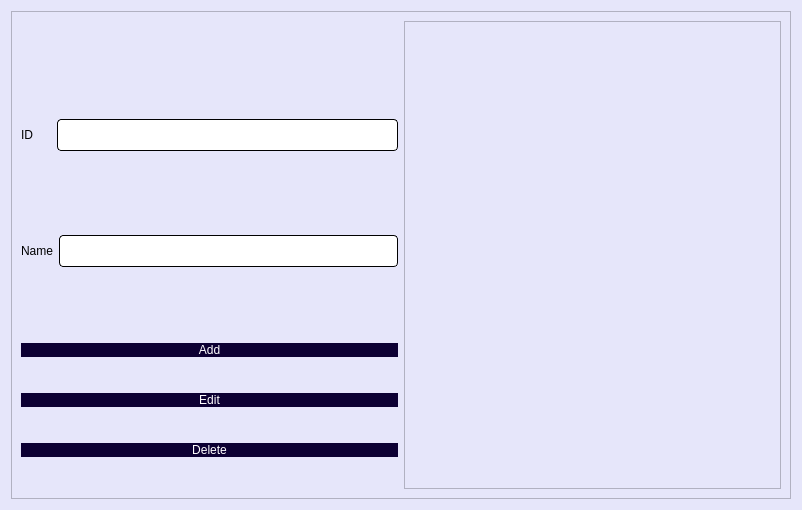
<?xml version="1.0" encoding="UTF-8"?>
<ui version="4.0">
 <class>manageBooks</class>
 <widget class="QDialog" name="manageBooks">
  <property name="geometry">
   <rect>
    <x>0</x>
    <y>0</y>
    <width>802</width>
    <height>510</height>
   </rect>
  </property>
  <property name="windowTitle">
   <string>Dialog</string>
  </property>
  <property name="styleSheet">
   <string notr="true">background-color: rgb(230, 230, 250);</string>
  </property>
  <layout class="QHBoxLayout" name="horizontalLayout_6">
   <item>
    <widget class="QFrame" name="frame">
     <property name="styleSheet">
      <string notr="true"/>
     </property>
     <property name="frameShape">
      <enum>QFrame::StyledPanel</enum>
     </property>
     <property name="frameShadow">
      <enum>QFrame::Raised</enum>
     </property>
     <layout class="QHBoxLayout" name="horizontalLayout_4">
      <item>
       <layout class="QVBoxLayout" name="verticalLayout">
        <item>
         <spacer name="verticalSpacer_3">
          <property name="orientation">
           <enum>Qt::Vertical</enum>
          </property>
          <property name="sizeType">
           <enum>QSizePolicy::Fixed</enum>
          </property>
          <property name="sizeHint" stdset="0">
           <size>
            <width>20</width>
            <height>68</height>
           </size>
          </property>
         </spacer>
        </item>
        <item>
         <layout class="QHBoxLayout" name="horizontalLayout_2">
          <item>
           <widget class="QLabel" name="label">
            <property name="styleSheet">
             <string notr="true">font: 13pt &quot;Lato&quot;;
color: rgb(0, 0, 0);</string>
            </property>
            <property name="text">
             <string>ID</string>
            </property>
           </widget>
          </item>
          <item>
           <spacer name="horizontalSpacer">
            <property name="orientation">
             <enum>Qt::Horizontal</enum>
            </property>
            <property name="sizeType">
             <enum>QSizePolicy::Fixed</enum>
            </property>
            <property name="sizeHint" stdset="0">
             <size>
              <width>18</width>
              <height>20</height>
             </size>
            </property>
           </spacer>
          </item>
          <item>
           <widget class="QLineEdit" name="ID">
            <property name="styleSheet">
             <string notr="true">QLineEdit{
	background-color: rgb(255, 255, 255);
	 border: 1px  solid;
     border-radius: 4px;
	font: 24px
}</string>
            </property>
           </widget>
          </item>
         </layout>
        </item>
        <item>
         <spacer name="verticalSpacer_2">
          <property name="orientation">
           <enum>Qt::Vertical</enum>
          </property>
          <property name="sizeType">
           <enum>QSizePolicy::Fixed</enum>
          </property>
          <property name="sizeHint" stdset="0">
           <size>
            <width>20</width>
            <height>48</height>
           </size>
          </property>
         </spacer>
        </item>
        <item>
         <layout class="QHBoxLayout" name="horizontalLayout_3">
          <item>
           <widget class="QLabel" name="label_3">
            <property name="styleSheet">
             <string notr="true">font: 13pt &quot;Lato&quot;;
color: rgb(0, 0, 0);</string>
            </property>
            <property name="text">
             <string>Name</string>
            </property>
           </widget>
          </item>
          <item>
           <widget class="QLineEdit" name="Name">
            <property name="styleSheet">
             <string notr="true">QLineEdit{
	background-color: rgb(255, 255, 255);
	 border: 1px  solid;
     border-radius: 4px;
	font: 24px
}</string>
            </property>
           </widget>
          </item>
         </layout>
        </item>
        <item>
         <spacer name="horizontalSpacer_2">
          <property name="orientation">
           <enum>Qt::Horizontal</enum>
          </property>
          <property name="sizeHint" stdset="0">
           <size>
            <width>40</width>
            <height>20</height>
           </size>
          </property>
         </spacer>
        </item>
        <item>
         <spacer name="horizontalSpacer_3">
          <property name="orientation">
           <enum>Qt::Horizontal</enum>
          </property>
          <property name="sizeHint" stdset="0">
           <size>
            <width>40</width>
            <height>20</height>
           </size>
          </property>
         </spacer>
        </item>
        <item>
         <widget class="QPushButton" name="add">
          <property name="styleSheet">
           <string notr="true">QPushButton{
border-radius:15px;
padding : 0 4px;
background: #0c0033;
border -radius:10px;
color: rgb(255, 255, 255);
font: 12pt &quot;Lato&quot;;
}
QPushButton:hover:!pressed
{

background:#ababab;
}
</string>
          </property>
          <property name="text">
           <string>Add</string>
          </property>
         </widget>
        </item>
        <item>
         <widget class="QPushButton" name="edit">
          <property name="styleSheet">
           <string notr="true">QPushButton{
border-radius:15px;
padding : 0 4px;
background: #0c0033;
border -radius:10px;
color: rgb(255, 255, 255);
font: 12pt &quot;Lato&quot;;
}
QPushButton:hover:!pressed
{

background:#ababab;
}
</string>
          </property>
          <property name="text">
           <string>Edit</string>
          </property>
         </widget>
        </item>
        <item>
         <widget class="QPushButton" name="deleteButton">
          <property name="styleSheet">
           <string notr="true">QPushButton{
border-radius:15px;
padding : 0 4px;
background: #0c0033;
border -radius:10px;
color: rgb(255, 255, 255);
font: 12pt &quot;Lato&quot;;
}
QPushButton:hover:!pressed
{

background:#ababab;
}
</string>
          </property>
          <property name="text">
           <string>Delete</string>
          </property>
         </widget>
        </item>
        <item>
         <layout class="QHBoxLayout" name="horizontalLayout_7"/>
        </item>
       </layout>
      </item>
      <item>
       <widget class="QTableView" name="genreTableView">
        <property name="styleSheet">
         <string notr="true">QHeaderView::section { background-color: #4f85e2; font: solid}</string>
        </property>
        <property name="selectionBehavior">
         <enum>QAbstractItemView::SelectRows</enum>
        </property>
        <attribute name="horizontalHeaderDefaultSectionSize">
         <number>200</number>
        </attribute>
        <attribute name="verticalHeaderVisible">
         <bool>false</bool>
        </attribute>
       </widget>
      </item>
     </layout>
    </widget>
   </item>
  </layout>
 </widget>
 <resources/>
 <connections/>
</ui>
